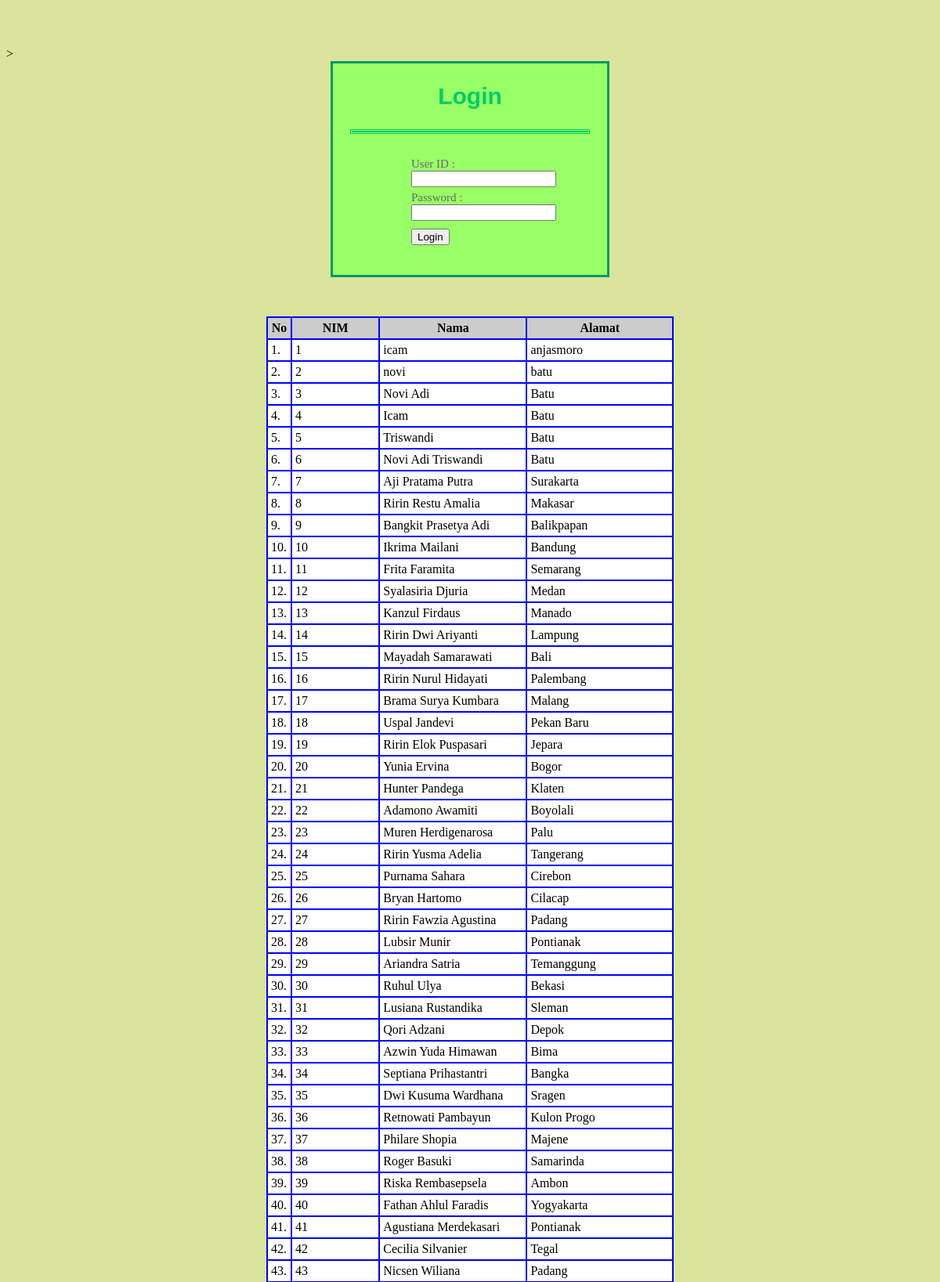
The app's page /default/homework/modul_5/tugas_praktikum/DataHandler.php (upper part) with its own data.
### tables this page shows
CREATE TABLE IF NOT EXISTS `mahasiswa` (
  `nim` int(12) NOT NULL,
  `nama` varchar(250) NOT NULL,
  `alamat` varchar(250) NOT NULL,
  PRIMARY KEY (`nim`)
);

### default/homework/modul_5/tugas_praktikum/Login.php (the view, shortened to what this page needs)
<!DOCTYPE HTML PUBLIC "-//W3C//DTD HTML 4.0 Transitional//EN">
<html xmlns="http://www.w3.org/1999/xhtml" xml:lang="en" lang="en">
<head>
</head>
<body>
<?php
function validate() {
if (!isset($_SESSION['nlogin']) || !isset($_SESSION['time'])) { ?>
<div id="form">
<h2 align="center">Login</h2>
<hr style="color:#00CC66; border:double;" align="center" width="300"/>
<form action="" method="post" name="login" >
<div id="input">
User ID :
<br/>
<input type="text" name="ID" style="margin-bottom:5px;"/>
<br />
Password :<br/>
<input type="password" name="Password"/>
<br />
<input type="submit" name="login" value="Login" style="margin-top:10px"/>
</div>
</form>
</div> <?php
$sql = "SELECT nim, nama, alamat FROM " . MHS;
$res = mysql_query($sql); if ($res) {
$num = mysql_num_rows($res); if ($num) { ?>
<div style="margin:auto; width:520px">
<table border=1 width=520 cellpadding=4 cellspacing=0 align=center bordercolor=#0000FF style="margin-top:5px"> <tr bgcolor=#CCCCCC>
<th>No</th>
<th width=120>NIM</th>
<th width=200>Nama</th>
<th width=200>Alamat</th>
</tr>
<?php $i = 1;
while ($row = mysql_fetch_row($res)) {
$bg = (($i % 2) != 0) ? '' : 'even';
$id = $row[0]; ?>
<tr class="<?php echo $bg;?>">
<td bgcolor="#FFFFFF" width="6%"><?php echo $i;?>.</td>
<td bgcolor="#FFFFFF"><?php echo $row[0];?></td>
<td bgcolor="#FFFFFF"><?php echo $row[1];?></td>
<td bgcolor="#FFFFFF"><?php echo $row[2]?></td>
</tr> <?php
$i++;
} ?>
</table>
</div> <?php
} else {
echo 'Belum ada data, isi <a href="'.$root.'&amp;act=add">di sini</a>';
}
}
exit;
}
?>
<?php
} ?>
</body>
</html>

### default/homework/modul_5/tugas_praktikum/Login.php (style rules this page uses)
#input { margin-top: 30px ; margin-left: 100px ; margin-bottom: 10px; font-family: calibri; font-size: 15px; color:#666666; }
body { background-color: #DAE49C; margin-top:5%; }

### records on screen
mahasiswa: nim "1", nama "icam", alamat "anjasmoro"
mahasiswa: nim "2", nama "novi", alamat "batu"
mahasiswa: nim "3", nama "Novi Adi", alamat "Batu"
mahasiswa: nim "4", nama "Icam", alamat "Batu"
mahasiswa: nim "5", nama "Triswandi", alamat "Batu"
mahasiswa: nim "6", nama "Novi Adi Triswandi", alamat "Batu"
mahasiswa: nim "7", nama "Aji Pratama Putra", alamat "Surakarta"
mahasiswa: nim "8", nama "Ririn Restu Amalia", alamat "Makasar"
mahasiswa: nim "9", nama "Bangkit Prasetya Adi", alamat "Balikpapan"
mahasiswa: nim "10", nama "Ikrima Mailani", alamat "Bandung"
mahasiswa: nim "11", nama "Frita Faramita", alamat "Semarang"
mahasiswa: nim "12", nama "Syalasiria Djuria", alamat "Medan"
mahasiswa: nim "13", nama "Kanzul Firdaus", alamat "Manado"
mahasiswa: nim "14", nama "Ririn Dwi Ariyanti", alamat "Lampung"
mahasiswa: nim "15", nama "Mayadah Samarawati", alamat "Bali"
mahasiswa: nim "16", nama "Ririn Nurul Hidayati", alamat "Palembang"
mahasiswa: nim "17", nama "Brama Surya Kumbara", alamat "Malang"
mahasiswa: nim "18", nama "Uspal Jandevi", alamat "Pekan Baru"
mahasiswa: nim "19", nama "Ririn Elok Puspasari", alamat "Jepara"
mahasiswa: nim "20", nama "Yunia Ervina", alamat "Bogor"
mahasiswa: nim "21", nama "Hunter Pandega", alamat "Klaten"
mahasiswa: nim "22", nama "Adamono Awamiti", alamat "Boyolali"
mahasiswa: nim "23", nama "Muren Herdigenarosa", alamat "Palu"
mahasiswa: nim "24", nama "Ririn Yusma Adelia", alamat "Tangerang"
mahasiswa: nim "25", nama "Purnama Sahara", alamat "Cirebon"
mahasiswa: nim "26", nama "Bryan Hartomo", alamat "Cilacap"
mahasiswa: nim "27", nama "Ririn Fawzia Agustina", alamat "Padang"
mahasiswa: nim "28", nama "Lubsir Munir", alamat "Pontianak"
mahasiswa: nim "29", nama "Ariandra Satria", alamat "Temanggung"
mahasiswa: nim "30", nama "Ruhul Ulya", alamat "Bekasi"
mahasiswa: nim "31", nama "Lusiana Rustandika", alamat "Sleman"
mahasiswa: nim "32", nama "Qori Adzani", alamat "Depok"
mahasiswa: nim "33", nama "Azwin Yuda Himawan", alamat "Bima"
mahasiswa: nim "34", nama "Septiana Prihastantri", alamat "Bangka"
mahasiswa: nim "35", nama "Dwi Kusuma Wardhana", alamat "Sragen"
mahasiswa: nim "36", nama "Retnowati Pambayun", alamat "Kulon Progo"
mahasiswa: nim "37", nama "Philare Shopia", alamat "Majene"
mahasiswa: nim "38", nama "Roger Basuki", alamat "Samarinda"
mahasiswa: nim "39", nama "Riska Rembasepsela", alamat "Ambon"
mahasiswa: nim "40", nama "Fathan Ahlul Faradis", alamat "Yogyakarta"
mahasiswa: nim "41", nama "Agustiana Merdekasari", alamat "Pontianak"
mahasiswa: nim "42", nama "Cecilia Silvanier", alamat "Tegal"
mahasiswa: nim "43", nama "Nicsen Wiliana", alamat "Padang"
